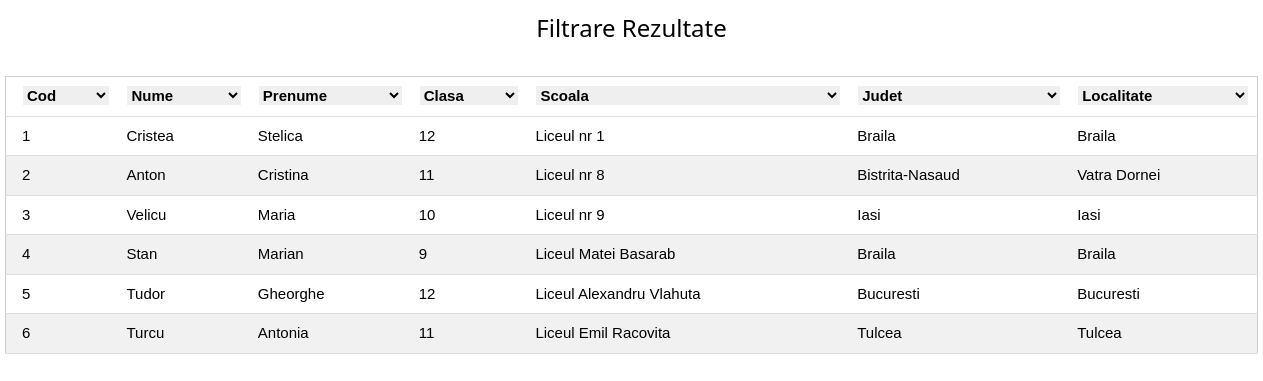
The page /filtrarerezultate.php on the database its author committed.
### tables this page shows
CREATE TABLE `candidati` (
  `cod` int(11) NOT NULL,
  `nume_candidati` varchar(45) DEFAULT NULL,
  `prenume_candidati` varchar(45) DEFAULT NULL,
  `adresa_candidati` varchar(45) DEFAULT NULL,
  `telefon_candidati` varchar(45) DEFAULT NULL,
  `email_candidati` varchar(45) DEFAULT NULL,
  `clasa_candidati` varchar(45) DEFAULT NULL,
  `scoala_candidati` varchar(45) DEFAULT NULL,
  `judet_candidati` varchar(45) DEFAULT NULL,
  `localitate_candidati` varchar(45) DEFAULT NULL,
  `user_candidati` varchar(45) DEFAULT NULL,
  `parola_candidati` varchar(45) DEFAULT NULL,
  `rol_candidati` varchar(45) DEFAULT NULL
);

### filtrarerezultate.php (the view, shortened to what this page needs)
<!DOCTYPE html>
<html>
<head>
    <link href="w3.css" rel="stylesheet"/>
</head>
<body background="img.jpg">
<center>
<h3>Filtrare Rezultate</h3>
    <div class="containernou">
        <table id="mytable" class="w3-table-all">
            <thead>
                <tr>
                    <th>Cod</th>
                    <th>Nume</th>
                    <th>Prenume</th>
                    <th>Clasa</th>
                    <th>Scoala</th>
                    <th>Judet</th>
                    <th>Localitate</th>
                </tr>
            </thead>
            <tbody>
                <?php
                $servername = "localhost";
				$username = "admin";
				$password = "admin123";
				$myDB="7YNzXacPRV";
              $conn = new PDO("mysql:host=$servername;dbname=$myDB", $username, $password);
                $stmt = $conn->prepare("select * from candidati");
                $stmt->execute();
                while($row = $stmt->fetch()){
                ?>
                <tr>
                    <td><?php echo $row['cod'] ?></td>
                    <td><?php echo $row['nume_candidati'] ?></td>
                    <td><?php echo $row['prenume_candidati'] ?></td>
                    <td><?php echo $row['clasa_candidati'] ?></td>
                    <td><?php echo $row['scoala_candidati'] ?></td>
                    <td><?php echo $row['judet_candidati'] ?></td>
                    <td><?php echo $row['localitate_candidati'] ?></td>
                </tr>
                <?php
                }
                ?>
            </tbody>
        </table>
    </div>
    </center>
</body>
</html>

### w3.css (style rules this page uses)
html { box-sizing:border-box }
*,*:before,*:after { box-sizing:inherit }
html { -ms-text-size-adjust:100%;-webkit-text-size-adjust:100% }
body { margin:0 }
html,body { font-family:Verdana,sans-serif;font-size:15px;line-height:1.5 }
html { overflow-x:hidden }
h3 { font-size:24px }
h1,h2,h3,h4,h5,h6 { font-family:"Segoe UI",Arial,sans-serif;font-weight:400;margin:10px 0 }
.w3-table,.w3-table-all { border-collapse:collapse;border-spacing:0;width:100%;display:table }
.w3-table-all { border:1px solid #ccc }
.w3-bordered tr,.w3-table-all tr { border-bottom:1px solid #ddd }
.w3-table-all tr:nth-child(odd) { background-color:#fff }
.w3-table-all tr:nth-child(even) { background-color:#f1f1f1 }
.w3-table td,.w3-table th,.w3-table-all td,.w3-table-all th { padding:8px 8px;display:table-cell;text-align:left;vertical-align:top }
.w3-table th:first-child,.w3-table td:first-child,.w3-table-all th:first-child,.w3-table-all td:first-child { padding-left:16px }

### filtrarerezultate.php (style rules this page uses)
.containernou { width:1253px;margin:30px auto; }

### rows shown on the page
candidati: cod "1", nume_candidati "Cristea", prenume_candidati "Stelica", clasa_candidati "12", scoala_candidati "Liceul nr 1", judet_candidati "Braila", localitate_candidati "Braila"
candidati: cod "2", nume_candidati "Anton", prenume_candidati "Cristina", clasa_candidati "11", scoala_candidati "Liceul nr 8", judet_candidati "Bistrita-Nasaud", localitate_candidati "Vatra Dornei"
candidati: cod "3", nume_candidati "Velicu", prenume_candidati "Maria", clasa_candidati "10", scoala_candidati "Liceul nr 9", judet_candidati "Iasi", localitate_candidati "Iasi"
candidati: cod "4", nume_candidati "Stan", prenume_candidati "Marian", clasa_candidati "9", scoala_candidati "Liceul Matei Basarab", judet_candidati "Braila", localitate_candidati "Braila"
candidati: cod "5", nume_candidati "Tudor", prenume_candidati "Gheorghe", clasa_candidati "12", scoala_candidati "Liceul Alexandru Vlahuta", judet_candidati "Bucuresti", localitate_candidati "Bucuresti"
candidati: cod "6", nume_candidati "Turcu", prenume_candidati "Antonia", clasa_candidati "11", scoala_candidati "Liceul Emil Racovita", judet_candidati "Tulcea", localitate_candidati "Tulcea"
